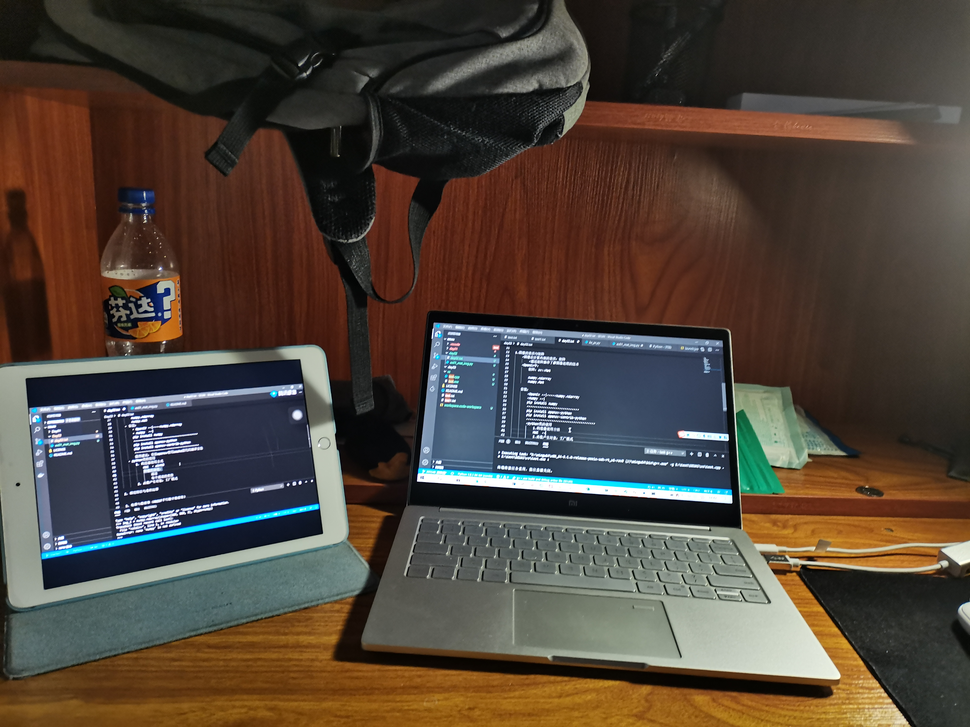
#> input picture day02/0002.png, 970 x 727 px, shrunk from 4608 x 3456 before the run
$ python ex01_mat_img.py
#> lines starting #> are read from the running program, lines starting #| are printed output that depends on the picture; after the words box and inside, x2 and y2 are one past the last pixel; in counts of white or black regions, pixels touching at a corner belong together
import numpy
import cv2
# print("-------------python")

#使用矩阵
img_1=numpy.ndarray(shape=(500,500,3),dtype=numpy.uint8)
img_py=[[[255,255,0]for y in range(250)]for x in range(500)] #BGR？RGB
img_2=numpy.array(img_py)
img_1[0,0,0]=0
img_1[0,0,1]=255
img_1[0,0,2]=0
# [5 lines of commented-out code are left out]
cv2.imwrite("1.png",img_1)
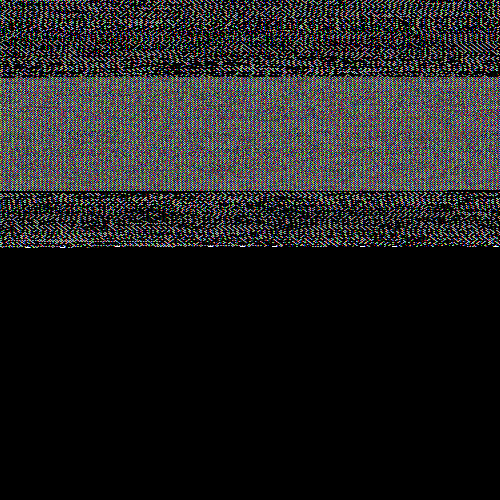
#> saved as 1.png: shape (500, 500, 3); mean B, G, R 33.2, 33.1, 33.2
cv2.imwrite("2.png",img_1)
# 加载图像
img_3=cv2.imread("0002.png")
#> img_3 is the input picture: shape (727, 970, 3); mean B, G, R 57.7, 67.8, 79.3
# img_3[:,:,1]=0
# img_3[:,:,1]=0
img_3[img_3[:,:,0]>100]=0
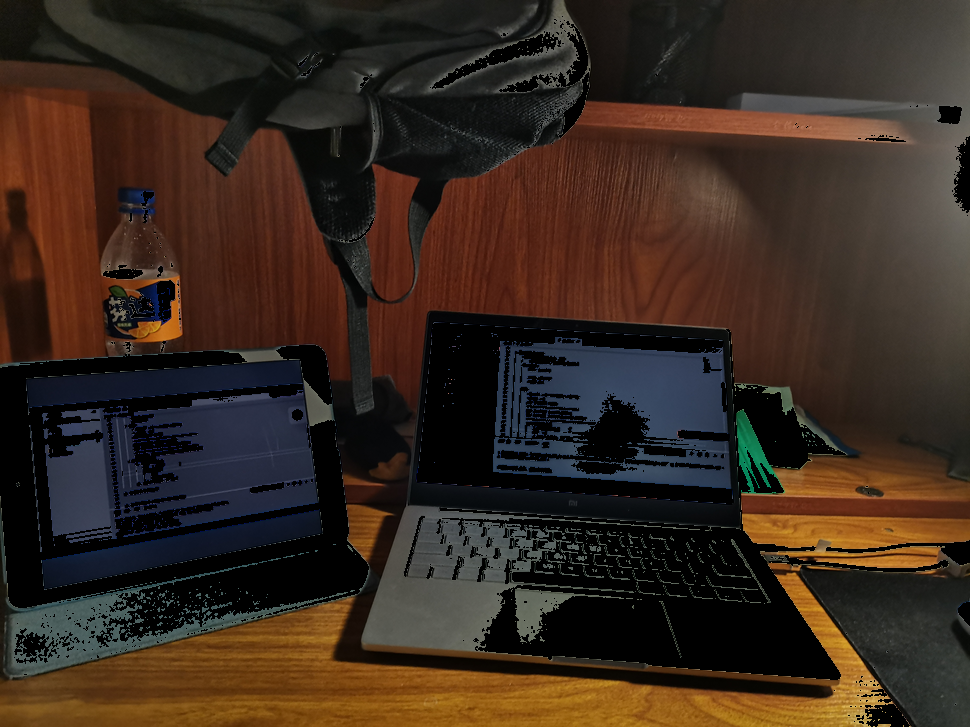
#> img_3: shape (727, 970, 3); 17.46% of pixels changed, all inside (x1, y1, x2, y2) = (0, 16, 970, 727)
img_3=cv2.imwrite("3.png",img_3)
